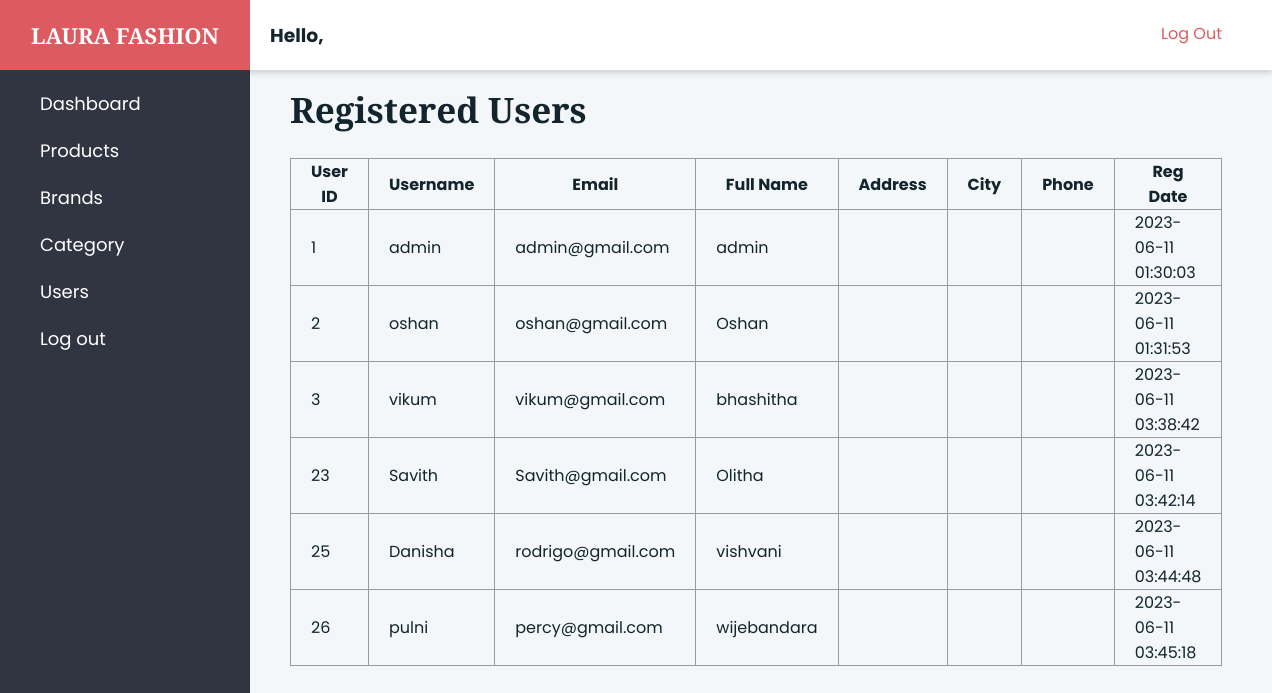
/admin/users.php, run on the app's committed database.
### tables this page shows
CREATE TABLE `users` (
  `user_id` int(11) NOT NULL,
  `username` varchar(50) DEFAULT NULL,
  `password` varchar(255) DEFAULT NULL,
  `full_name` varchar(255) DEFAULT NULL,
  `email` varchar(255) DEFAULT NULL,
  `address` varchar(255) DEFAULT NULL,
  `city` varchar(50) DEFAULT NULL,
  `phone` varchar(11) DEFAULT NULL,
  `user_type` varchar(5) DEFAULT 'user',
  `reg_date` datetime DEFAULT NULL
);

### admin/users.php (the view, shortened to what this page needs)
<!DOCTYPE html>
<html lang="en">
<head>
  <?php
  include '../includes/config.php';
  include '../includes/header.php';
  $username = $_SESSION['username'];
  ?>
  <link rel="stylesheet" href="assets/admin-style.css">
</head>
<body>
  <div class="admin">
    <header class="admin__header">
      <a href="#" class="logo">
        <h1>LAURA FASHION</h1>
      </a>
      <div class="toolbar">
      <h3> Hello, <?php echo $username; ?></h3>
        <a href="../logout.php" class="logout">
          Log Out
        </a>
      </div>
    </header>
        <nav class="admin__nav">
    <ul class="menu">
      <li class="menu__item">
        <a class="menu__link" href="dashboard.php">Dashboard</a>
      </li>
      <li class="menu__item">
        <a class="menu__link" href="products.php">Products</a>
      </li>
      <li class="menu__item">
        <a class="menu__link" href="brands.php">Brands</a>
      </li>
      <li class="menu__item">
        <a class="menu__link" href="category.php">Category</a>
      </li>
      <li class="menu__item">
        <a class="menu__link" href="users.php">Users</a>
      </li>
      <li class="menu__item">
        <a class="menu__link" href="../logout.php">Log out</a>
      </li>
    </ul>
  </nav>
        <main class="admin__main">
            <h2>Registered Users</h2>
            <br>
            <table id="customers">
                <tr>
                    <th>User ID</th>
                    <th>Username</th>
                    <th>Email</th>
                    <th>Full Name</th>
                    <th>Address</th>
                    <th>City</th>
                    <th>Phone</th>
                    <th>Reg Date</th>
                </tr>
                <tr>
                    <?php
                    $sql = "SELECT * FROM users";
                    $result = $conn->query($sql);
                    if ($result->num_rows > 0) {
                        while ($row = $result->fetch_assoc()) {
                            ?>
                        <tr>
                            <td>
                                <?php echo $row['user_id']; ?>
                            </td>
                            <td>
                                <?php echo $row['username']; ?>
                            </td>
                            <td>
                                <?php echo $row['email']; ?>
                            </td>
                            <td>
                                <?php echo $row['full_name']; ?>
                            </td>
                            <td>
                            </td>
                            <td>
                            </td>
                            <td>
                            </td>
                            <td>
                                <?php echo $row['reg_date']; ?>
                            </td>
                        </tr>
                        <?php
                        }
                    } else {
                        echo "0 results";
                    }
                    ?>
                </tr>
            </table>
        </main>
    </div>
</body>
</html>

### assets/css/styles.css (style rules this page uses)
* { margin: 0; padding: 0; box-sizing: border-box; }
a { color: var(--text-color); text-decoration: none; }
ul, li { margin: 0; padding: 0; list-style: none; }
:root { --primary-color: #12242c; --text-color: #6c645c; --primary-font: 'Playfair Display', serif; --secondry-font: 'Poppins', sans-serif; }
body { color: var(--primary-color); font-family: var(--secondry-font); }
h1 { font-size: 65px; font-weight: 800; font-family: var(--primary-font); }
h2 { font-size: 35px; font-family: var(--primary-font); }
nav { width: 100%; background: var(--primary-color); z-index: 99; }

### admin/assets/admin-style.css (style rules this page uses)
* { margin: 0; padding: 0; box-sizing: border-box; font-family: 'Poppins', sans-serif;; }
body { height: 100%; overflow-x: hidden; }
.admin { display: flex; flex-wrap: wrap; display: grid; height: 100vh; grid-template-rows: 70px auto; grid-template-columns: 250px 1fr; grid-template-areas: "header header" "nav main"; }
.admin__header { display: flex; align-items: center; padding-right: 50px; flex-basis: 100%; grid-area: header; height: 70px; background-color: #fff; box-shadow: 0 3px 6px rgba(0, 0, 0, 0.16); position: relative; }
.admin__header a h1 { font-size: 22px; font-weight: 800; }
.admin__nav { flex: 0 0 250px; grid-area: nav; background-color: #313541; }
.admin__nav .menu { padding: 20px 40px; }
.menu__item { margin-bottom: 20px; list-style: none; }
.menu__item a { color: #FFF; font-size: 18px; }
.admin__main { grid-area: main; padding: 16px 40px; background-color: #f4f7fa; }
.toolbar { width: 100%; display: flex; justify-content: space-between; }
.toolbar h3 { margin-left: 20px; }
a { color: #dc5a60; text-decoration: none; }
.logo { display: flex; flex: 0 0 250px; height: 70px; justify-content: center; align-items: center; position: relative; margin: 0; color: #fff; background-color: #dc5a60; }
table { border-collapse: collapse; width: 90%; }
table th, td { border: 1px solid #9b9b9b; padding: 0 20px; }

### data on the page
users: user_id "1", username "admin", email "admin@gmail.com", full_name "admin", reg_date "2023-06-11 01:30:03"
users: user_id "2", username "oshan", email "oshan@gmail.com", full_name "Oshan", reg_date "2023-06-11 01:31:53"
users: user_id "3", username "vikum", email "vikum@gmail.com", full_name "bhashitha", reg_date "2023-06-11 03:38:42"
users: user_id "23", username "Savith", email "Savith@gmail.com", full_name "Olitha", reg_date "2023-06-11 03:42:14"
users: user_id "25", username "Danisha", email "rodrigo@gmail.com", full_name "vishvani", reg_date "2023-06-11 03:44:48"
users: user_id "26", username "pulni", email "percy@gmail.com", full_name "wijebandara", reg_date "2023-06-11 03:45:18"
